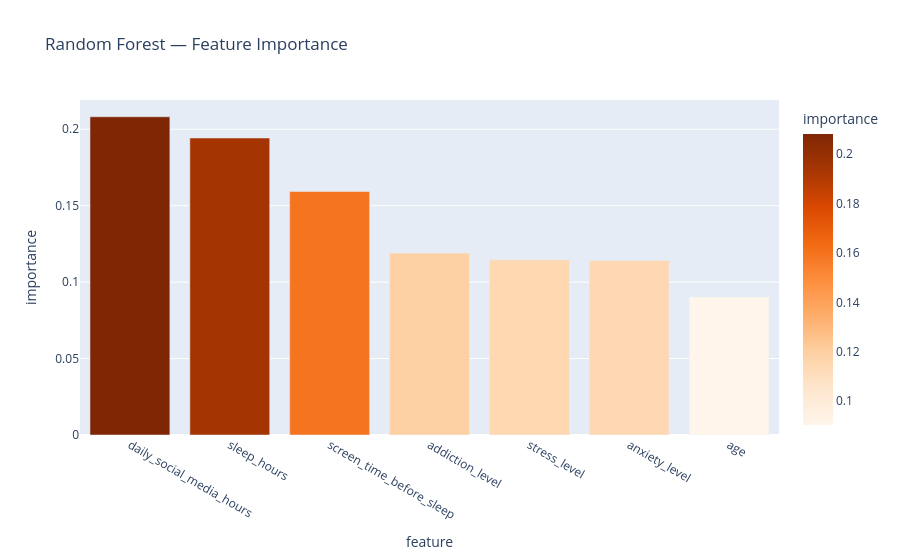

Notebook cell for this chart:
### Code cell
# Feature Importance - Random Forest Only
importance_df = pl.DataFrame({
    'feature'   : features,
    'importance': rf_model.feature_importances_.tolist()
}).sort('importance', descending=True)

fig2 = px.bar(
    importance_df,
    x='feature',
    y='importance',
    color='importance',
    color_continuous_scale='Oranges',
    title='Random Forest — Feature Importance'
)
fig2.show()
fig2.write_html("../visualizations/Random Forest — Feature Importance.html ")

### Figure 1 — Plotly figure (JSON) as saved in the notebook; plotly's stock layout.template omitted (floating-point values rounded to 4 significant figures)
{"data": [{"hovertemplate": "feature=%{x}<br>importance=%{marker.color}<extra></extra>", "legendgroup": "", "marker": {"color": [0.2082, 0.1943, 0.1593, 0.119, 0.1147, 0.1141, 0.09034], "coloraxis": "coloraxis", "pattern": {"shape": ""}}, "name": "", "orientation": "v", "showlegend": false, "textposition": "auto", "type": "bar", "x": ["daily_social_media_hours", "sleep_hours", "screen_time_before_sleep", "addiction_level", "stress_level", "anxiety_level", "age"], "xaxis": "x", "y": [0.2082, 0.1943, 0.1593, 0.119, 0.1147, 0.1141, 0.09034], "yaxis": "y"}], "layout": {"barmode": "relative", "coloraxis": {"colorbar": {"title": {"text": "importance"}}, "colorscale": [[0, "rgb(255,245,235)"], [0.125, "rgb(254,230,206)"], [0.25, "rgb(253,208,162)"], [0.375, "rgb(253,174,107)"], [0.5, "rgb(253,141,60)"], [0.625, "rgb(241,105,19)"], [0.75, "rgb(217,72,1)"], [0.875, "rgb(166,54,3)"], [1, "rgb(127,39,4)"]]}, "legend": {"tracegroupgap": 0}, "title": {"text": "Random Forest — Feature Importance"}, "xaxis": {"anchor": "y", "domain": [0, 1], "title": {"text": "feature"}}, "yaxis": {"anchor": "x", "domain": [0, 1], "title": {"text": "importance"}}}}
